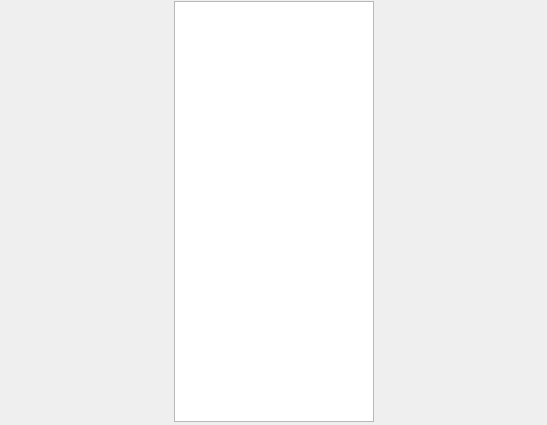
<?xml version="1.0" encoding="UTF-8"?>
<ui version="4.0">
 <class>Form</class>
 <widget class="QWidget" name="Form">
  <property name="geometry">
   <rect>
    <x>0</x>
    <y>0</y>
    <width>547</width>
    <height>425</height>
   </rect>
  </property>
  <property name="windowTitle">
   <string>Form</string>
  </property>
  <widget class="QWidget" name="horizontalLayoutWidget">
   <property name="geometry">
    <rect>
     <x>9</x>
     <y>1</y>
     <width>531</width>
     <height>421</height>
    </rect>
   </property>
   <layout class="QHBoxLayout" name="layout_main">
    <item>
     <widget class="QListWidget" name="lw_items">
      <property name="minimumSize">
       <size>
        <width>100</width>
        <height>200</height>
       </size>
      </property>
      <property name="maximumSize">
       <size>
        <width>200</width>
        <height>16777215</height>
       </size>
      </property>
     </widget>
    </item>
   </layout>
  </widget>
 </widget>
 <resources/>
 <connections/>
</ui>
